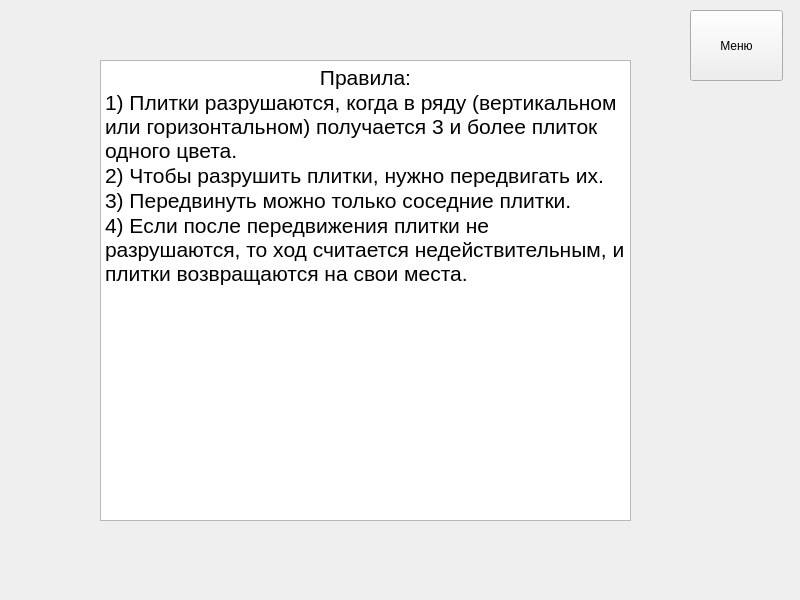
<?xml version="1.0" encoding="UTF-8"?>
<ui version="4.0">
 <class>MainWindow</class>
 <widget class="QMainWindow" name="MainWindow">
  <property name="geometry">
   <rect>
    <x>0</x>
    <y>0</y>
    <width>800</width>
    <height>600</height>
   </rect>
  </property>
  <property name="windowTitle">
   <string>MainWindow</string>
  </property>
  <widget class="QWidget" name="centralwidget">
   <widget class="QPushButton" name="menuButton">
    <property name="geometry">
     <rect>
      <x>690</x>
      <y>10</y>
      <width>93</width>
      <height>71</height>
     </rect>
    </property>
    <property name="text">
     <string>Меню</string>
    </property>
   </widget>
   <widget class="QTextEdit" name="textEdit">
    <property name="geometry">
     <rect>
      <x>100</x>
      <y>60</y>
      <width>531</width>
      <height>461</height>
     </rect>
    </property>
    <property name="html">
     <string>&lt;!DOCTYPE HTML PUBLIC &quot;-//W3C//DTD HTML 4.0//EN&quot; &quot;http://www.w3.org/TR/REC-html40/strict.dtd&quot;&gt;
&lt;html&gt;&lt;head&gt;&lt;meta name=&quot;qrichtext&quot; content=&quot;1&quot; /&gt;&lt;style type=&quot;text/css&quot;&gt;
p, li { white-space: pre-wrap; }
&lt;/style&gt;&lt;/head&gt;&lt;body style=&quot; font-family:'MS Shell Dlg 2'; font-size:7.8pt; font-weight:400; font-style:normal;&quot;&gt;
&lt;p align=&quot;center&quot; style=&quot; margin-top:0px; margin-bottom:0px; margin-left:0px; margin-right:0px; -qt-block-indent:0; text-indent:0px;&quot;&gt;&lt;span style=&quot; font-size:16pt;&quot;&gt;Правила:&lt;/span&gt;&lt;/p&gt;
&lt;p style=&quot; margin-top:0px; margin-bottom:0px; margin-left:0px; margin-right:0px; -qt-block-indent:0; text-indent:0px;&quot;&gt;&lt;span style=&quot; font-size:16pt;&quot;&gt;1) Плитки разрушаются, когда в ряду (вертикальном или горизонтальном) получается 3 и более плиток одного цвета.&lt;/span&gt;&lt;/p&gt;
&lt;p style=&quot; margin-top:0px; margin-bottom:0px; margin-left:0px; margin-right:0px; -qt-block-indent:0; text-indent:0px;&quot;&gt;&lt;span style=&quot; font-size:16pt;&quot;&gt;2) Чтобы разрушить плитки, нужно передвигать их.&lt;/span&gt;&lt;/p&gt;
&lt;p style=&quot; margin-top:0px; margin-bottom:0px; margin-left:0px; margin-right:0px; -qt-block-indent:0; text-indent:0px;&quot;&gt;&lt;span style=&quot; font-size:16pt;&quot;&gt;3) Передвинуть можно только соседние плитки.&lt;/span&gt;&lt;/p&gt;
&lt;p style=&quot; margin-top:0px; margin-bottom:0px; margin-left:0px; margin-right:0px; -qt-block-indent:0; text-indent:0px;&quot;&gt;&lt;span style=&quot; font-size:16pt;&quot;&gt;4) Если после передвижения плитки не разрушаются, то ход считается недействительным, и плитки возвращаются на свои места.&lt;/span&gt;&lt;/p&gt;&lt;/body&gt;&lt;/html&gt;</string>
    </property>
   </widget>
  </widget>
 </widget>
 <resources/>
 <connections/>
</ui>
